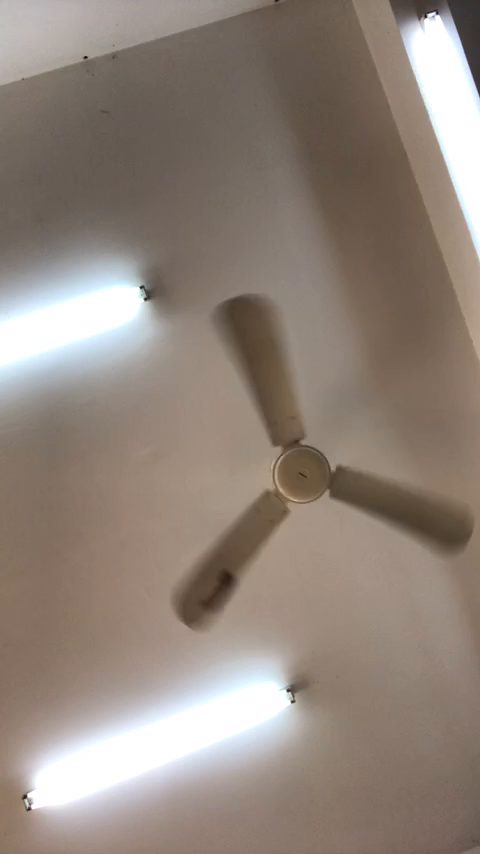
#> input picture frame 31 of test3.mp4, 480 x 854 px, given in place of IMG_8588.MOV, which was not available
$ python MultiVideo.py
#> lines starting #> are read from the running program, lines starting #| are printed output that depends on the picture; pictures that were not available may be replaced by others from this repository, and a replacement may not be noted
### features.py
import cv2
import numpy as np
from scipy.interpolate import UnivariateSpline


# [13 lines left out: functions changeContrastHSV, changeRGBValue, not called in this run]

def brightnessControl(image, level):
    return cv2.convertScaleAbs(image, beta=level)

def spreadLookupTable(x, y):
    spline = UnivariateSpline(x, y)
    return spline(range(256))

increaseLookupTable = spreadLookupTable([0, 64, 128, 256], [0, 80, 160, 256])
decreaseLookupTable = spreadLookupTable([0, 64, 128, 256], [0, 50, 100, 256])
# [11 lines left out: functions warmImage, coldImage, not called in this run]

### MultiVideo.py

import cv2
import math
from features import changeContrastHSV, changeRGBValue
def longExposure(videoLink, name, frameRate):
    # Khởi tạo trung bình của 3 màu cơ bản
#> called with videoLink = 'data/03/IMG_8588.MOV', name = 'output/contrast/IMG_8588', frameRate = 1
    (rAvg, gAvg, bAvg)=(None, None, None)
    totalFrameOfVideo=0
    # Mở video
    stream=cv2.VideoCapture(videoLink)
    while True:
        (grabbed, frame)=stream.read()
#> frame is the input picture: shape (854, 480, 3); mean B, G, R 123.1, 132.5, 145.5
        if not grabbed:
            break
        frameId = stream.get(1)
        # Chia frame thành các thành phần màu cơ bản RGB
        (B, G, R)=cv2.split(frame.astype('float'))
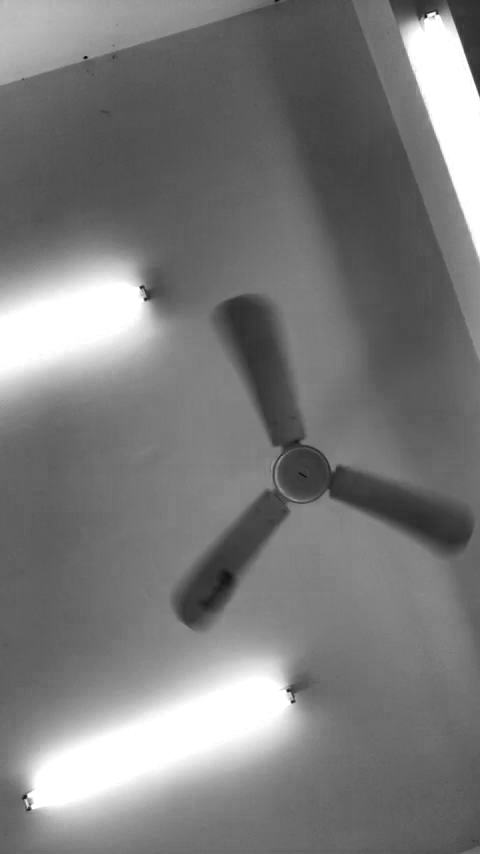
#> B: shape (854, 480) float64; min 0, max 255, mean 123.1
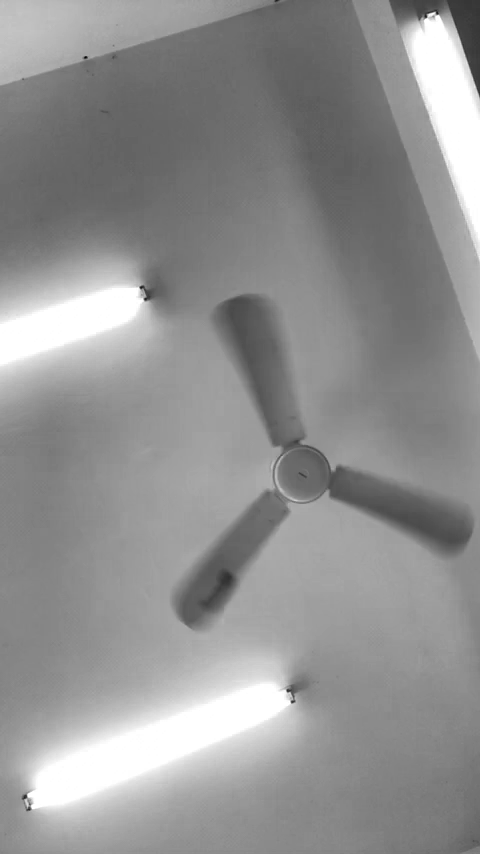
#> R: shape (854, 480) float64; min 2, max 255, mean 145.5
        # Khởi tạo nếu (rAvg, gAvg, bAvg)=None
        if frameId % math.floor(frameRate) == 0:
            if rAvg is None:
                rAvg=R
                bAvg=B
                gAvg=G
            else:
                rAvg = ((totalFrameOfVideo * rAvg) + (1 * R)) / (totalFrameOfVideo + 1)
                gAvg = ((totalFrameOfVideo * gAvg) + (1 * G)) / (totalFrameOfVideo + 1)
                bAvg = ((totalFrameOfVideo * bAvg) + (1 * B)) / (totalFrameOfVideo + 1)
            totalFrameOfVideo+=1
    # Hợp nhất các giá trị trung bình RGB với nhau
    avg=cv2.merge([bAvg, gAvg, rAvg]).astype('uint8')
    cv2.imwrite('{}#{}fr.png'.format(name, frameRate), avg)
    print('Done video: {}'.format(videoLink))
    stream.release()
videos = ['IMG_8588']
for rate in range(1, 2):
    for i in range(len(videos)):
        longExposure('data/03/' + videos[i] + '.MOV', 'output/contrast/'+ videos[i], rate*1)
    print('Done rate:  ' + str(rate*1))

$ run again, starting later in the video
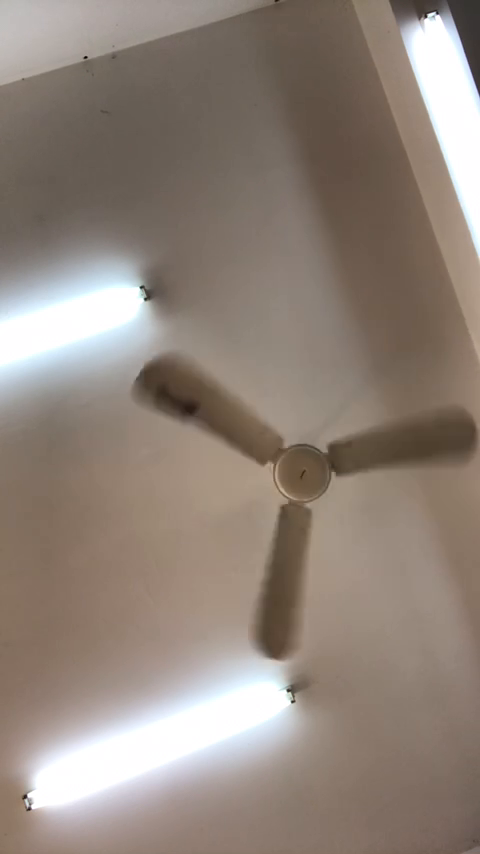
#> input picture frame 141 of test3.mp4, 480 x 854 px, given in place of IMG_8588.MOV, which was not available
#> in longExposure, frame is the input picture: shape (854, 480, 3); mean B, G, R 122.5, 132.2, 145
#> in longExposure, `(B, G, R)=cv2.split(frame.astype('float'))`:
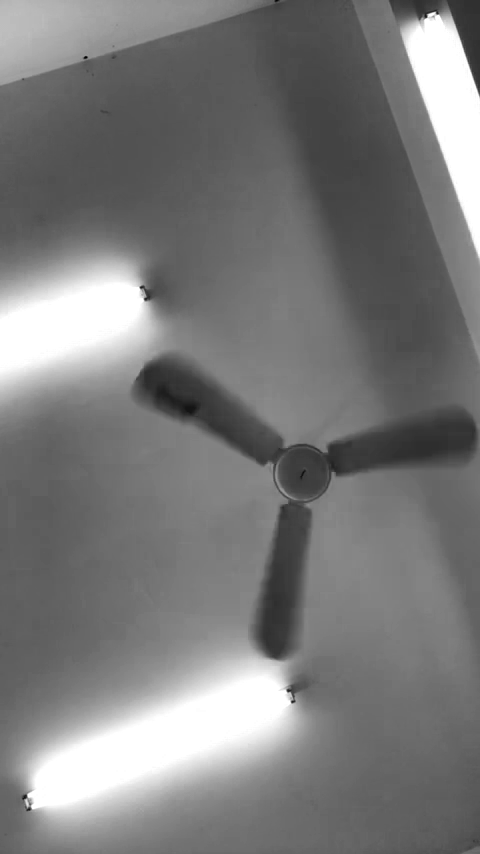
#> B: shape (854, 480) float64; min 0, max 255, mean 122.5
#> in longExposure, `(B, G, R)=cv2.split(frame.astype('float'))`:
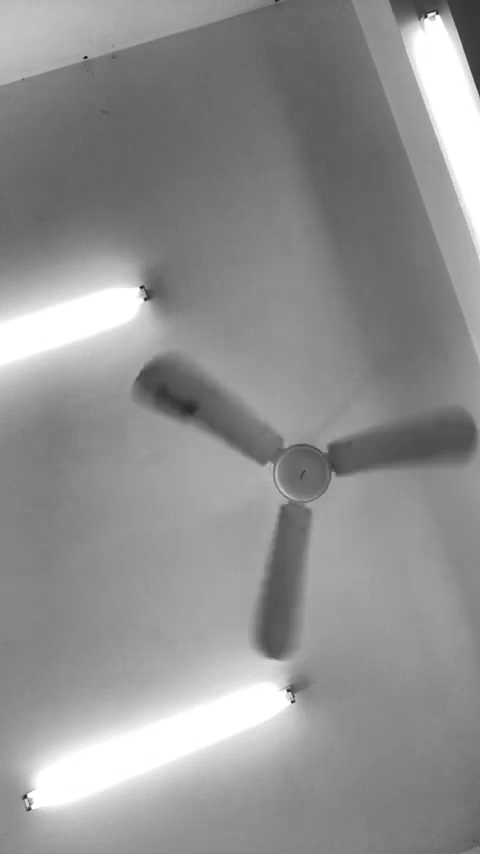
#> R: shape (854, 480) float64; min 0, max 255, mean 145

$ run again, starting later in the video
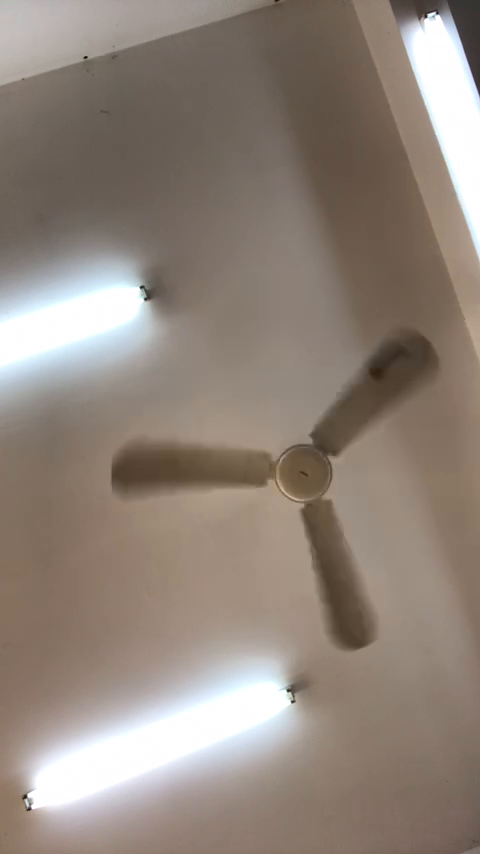
#> input picture frame 251 of test3.mp4, 480 x 854 px, given in place of IMG_8588.MOV, which was not available
#> in longExposure, frame is the input picture: shape (854, 480, 3); mean B, G, R 122.8, 132.5, 145.2
#> in longExposure, `(B, G, R)=cv2.split(frame.astype('float'))`:
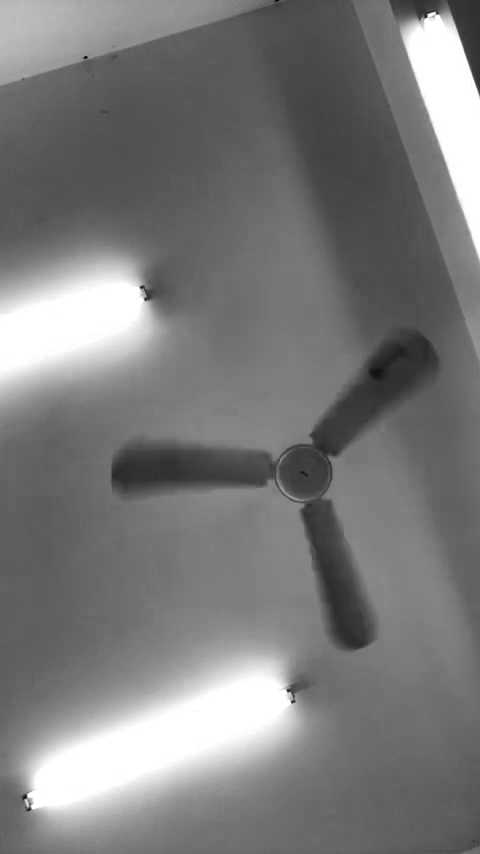
#> B: shape (854, 480) float64; min 0, max 255, mean 122.8
#> in longExposure, `(B, G, R)=cv2.split(frame.astype('float'))`:
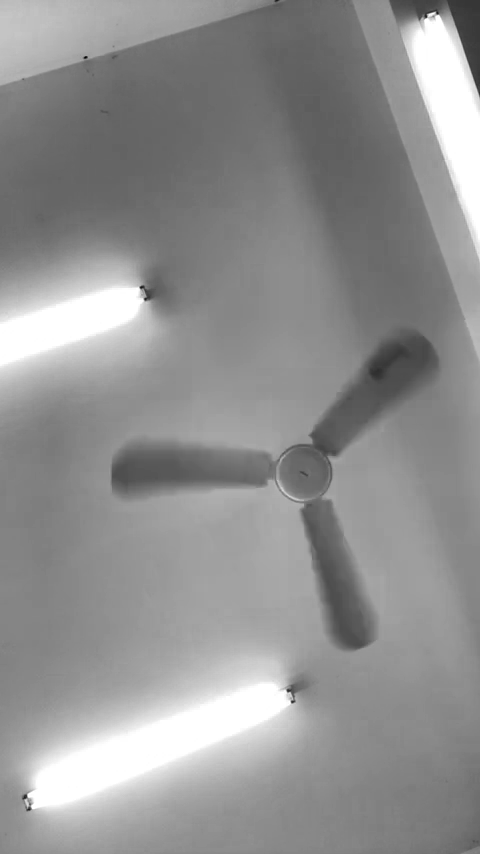
#> R: shape (854, 480) float64; min 0, max 255, mean 145.2
